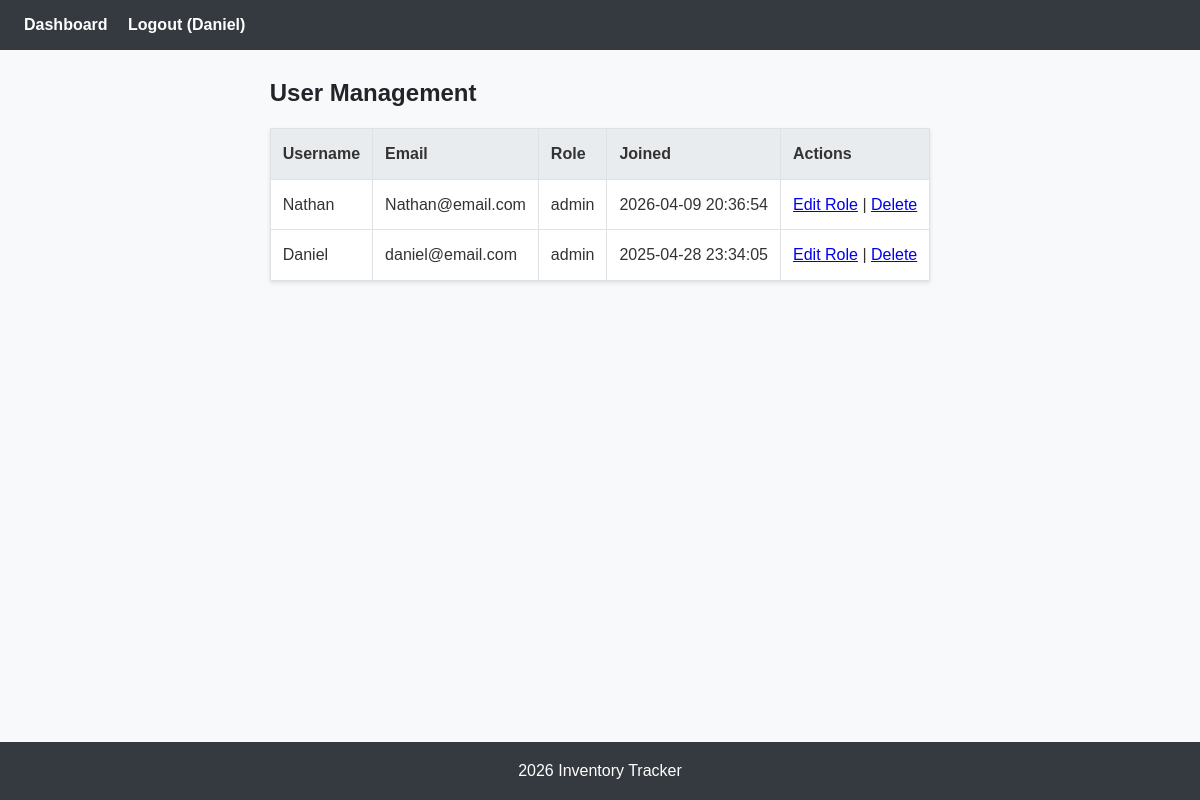
/admin/users.php (signed in), run on the app's committed database.
### tables this page shows
CREATE TABLE `users` (
  `id` int(11) NOT NULL,
  `username` varchar(50) NOT NULL,
  `email` varchar(100) NOT NULL,
  `password_hash` varchar(255) NOT NULL,
  `role` enum('admin','user') NOT NULL DEFAULT 'user',
  `created_at` timestamp NOT NULL DEFAULT current_timestamp()
);

### admin/users.php (the view, shortened to what this page needs)
<?php
require '../functions.php';
$users = $pdo
  ->query("SELECT id, username, email, role, created_at FROM users ORDER BY created_at DESC")
  ->fetchAll(PDO::FETCH_ASSOC);
include '../header.php';
?>
<h2>User Management</h2>
<table>
  <tr>
    <th>Username</th>
    <th>Email</th>
    <th>Role</th>
    <th>Joined</th>
    <th>Actions</th>
  </tr>
  <?php foreach ($users as $u): ?>
    <tr>
      <td><?= htmlspecialchars($u['username']) ?></td>
      <td><?= htmlspecialchars($u['email']) ?></td>
      <td><?= htmlspecialchars($u['role']) ?></td>
      <td><?= htmlspecialchars($u['created_at']) ?></td>
      <td>
        <a href="edit_user.php?id=<?= $u['id'] ?>">Edit Role</a> |
        <a href="delete_user.php?id=<?= $u['id'] ?>"
           onclick="return confirm('Delete user <?= htmlspecialchars($u['username']) ?>?');">
           Delete
        </a>
      </td>
    </tr>
  <?php endforeach; ?>
</table>
<?php include '../footer.php'; ?>

### assets/css/style.css (style rules this page uses)
* { margin: 0; padding: 0; box-sizing: border-box; }
body { font-family: Arial, sans-serif; background-color: #f8f9fa; color: #333; line-height: 1.6; min-height: 100vh; display: flex; flex-direction: column; }
h1, h2 { margin-bottom: 1rem; color: #212529; }
table { width: 100%; border-collapse: collapse; background: #fff; box-shadow: 0 2px 4px rgba(0,0,0,0.1); margin-bottom: 2rem; }
table th, table td { padding: 0.75rem; border: 1px solid #dee2e6; text-align: left; }
table th { background-color: #e9ecef; }

### data on the page
users: username "Nathan", email "Nathan@email.com", role "admin", created_at "2026-04-09 20:36:54"
users: username "Daniel", email "daniel@email.com", role "admin", created_at "2025-04-28 23:34:05"

### other printed values
$_SESSION['username'] "Daniel"
